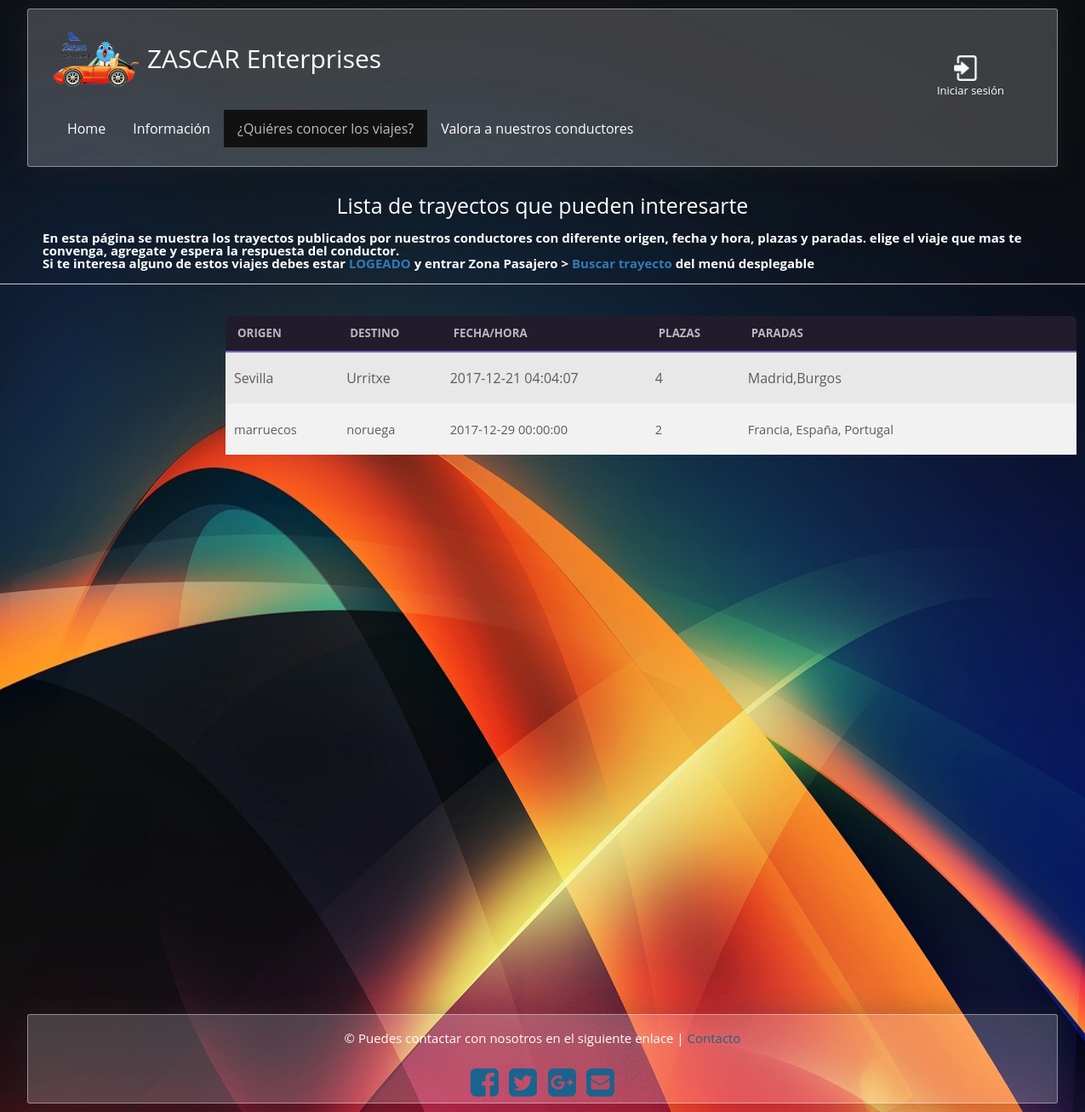
The app's page /controlador/controlador_listar_trayectos.php, older data.
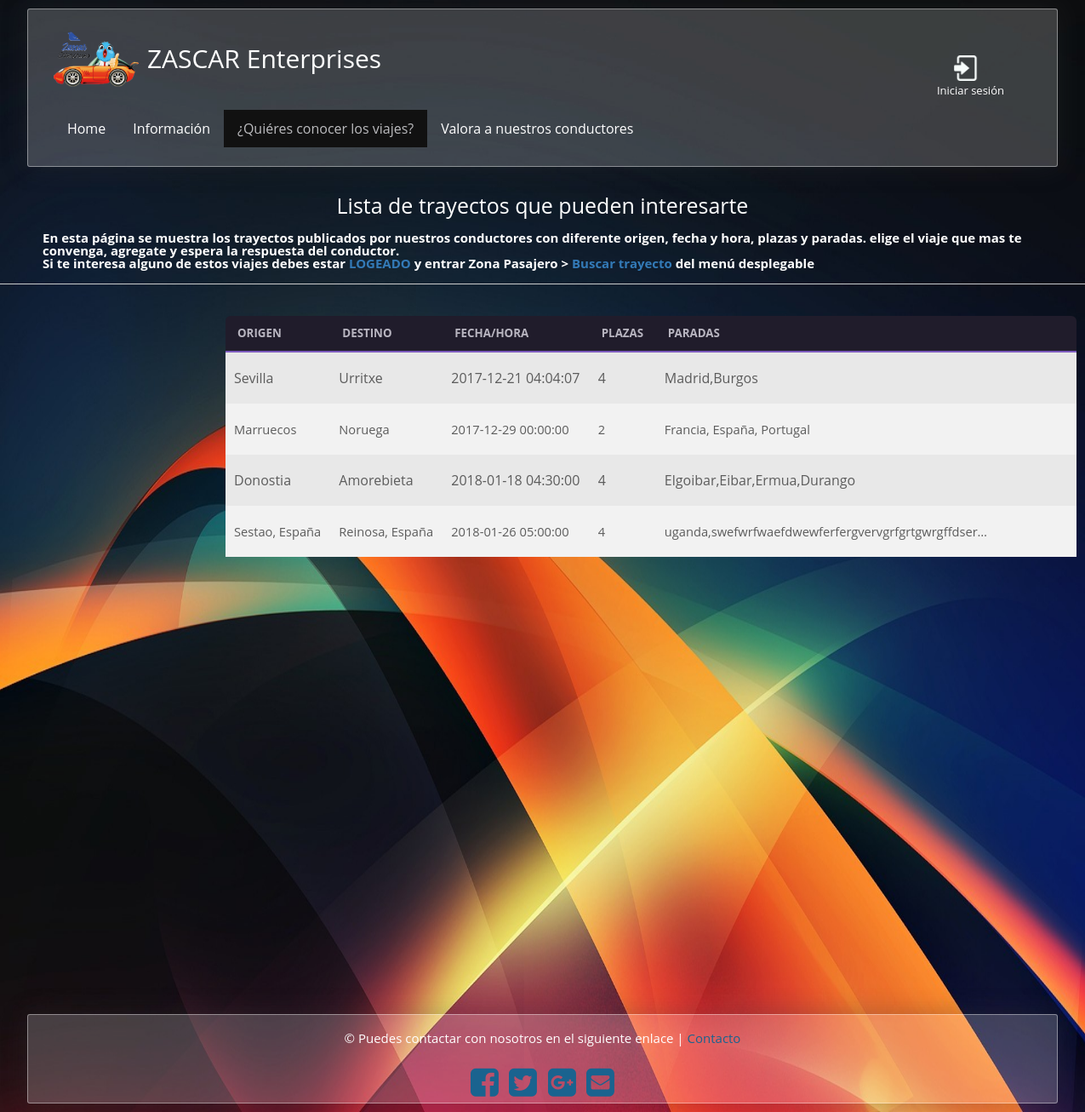
The same page, newer data.
### tables this page shows
CREATE TABLE `trayecto` (
  `idtrayecto` int(11) NOT NULL,
  `origen` varchar(40) NOT NULL,
  `destino` varchar(40) NOT NULL,
  `fecha_hora` datetime NOT NULL,
  `plazas` int(2) NOT NULL,
  `paradas` varchar(200) NOT NULL,
  `idusuario` int(11) NOT NULL
);

### controlador/controlador_listar_trayectos.php (called while the page is built)
<?php
 require_once("../modelo/trayectos.php");
$lista = new Trayectos();
$pd = $lista->listar_trayectos();
require_once("../vista/listarTrayectos.php");
?>

### conector/conector.php (called while the page is built)
<?php
class Conectar {
    public static function conexion() {
        $localhost = 'localhost';
        $usuario = 'root';
        $contrasena = '';
        $bbdd = 'zascar';
        $link = mysqli_connect($localhost, $usuario, $contrasena, $bbdd);
        $link->query("SET NAMES 'utf8'");
        return $link;
    }
}

### modelo/trayectos.php (called while the page is built, shortened)
<?php
require_once '../conector/conector.php';
class trayectos {
    private $link;
    private $usuario;
    public function __construct() {
        $this->link = Conectar::conexion();
        $this->usuario = array();
    }
    public function listar_trayectos() {
        $sql = "CALL listarTrayecto()";
        $consulta = $this->link->query($sql);
        while ($row = mysqli_fetch_array($consulta, MYSQLI_ASSOC)) {
            $this->usuario[] = $row;
        }
        return $this->usuario;
    }
}
?>

### vista/listarTrayectos.php (the view, shortened to what this page needs)
<!doctype html>
<html lang="en">
    <head>
        <link rel="stylesheet" href="https://maxcdn.bootstrapcdn.com/bootstrap/3.3.7/css/bootstrap.min.css">
        <link rel="stylesheet" href="../css/style.css">
    </head>
    <body>
        <header>
            <div id="logo"><img src="../img/logo.png">ZASCAR Enterprises
                <?php
                $now = time();
                if (isset($_SESSION['loggedin']) && $_SESSION['loggedin'] == true && $now < $_SESSION['expire']) {
                    echo "<a  href='../controlador/logout.php'><img class='login-img' src='../img/logoutbutton.png'/></a>";
                    echo "<p style='color:white;'>Bienvenido, ";
                    echo "<font color = 'orange'><a  href='../vista/miCuenta.php' style='color:orange;'>";
                    echo ($_SESSION['username']);
                    echo"</font></a>";
                    echo "</p>";
                } else {
                    echo"<a  href='../vista/login.php'><img class='login-img' src='../img/loginbutton.png'/></a>";
                    echo "<p>Iniciar sesión</p>";
                }
                ?>
            </div>
            <br>
            <br>
            <nav>
                <ul>
                    <li><a href="../index.php">Home</a></li>
                    <li><a href="../vista/informacion.php">Información</a></li>
                    <li><a href="#" class="active">¿Quiéres conocer los viajes?</a></li>
                    <li><a href="../vista/valorarConductores.php">Valora a nuestros conductores</a></li>
                </ul>
            </nav>
        </header>
        <br>
        <br>
        <h1 align="center">Lista de trayectos que pueden interesarte</h1>
        <br>
        <p><strong class="strindex">En esta página se muestra los trayectos publicados por nuestros conductores
            con diferente origen, fecha y hora, plazas y paradas. elige el viaje que mas te convenga, agregate y espera
            la respuesta del conductor.<p>
                Si te interesa alguno de estos viajes debes estar <strong><a href="../vista/login.php">LOGEADO</a></strong> y entrar Zona Pasajero > <strong><a href="../vista/buscarTrayectos.php"> Buscar trayecto </a></strong> del menú desplegable
            </strong> </p>
        <hr>
        <div class="margeneslista">
            <div class="container">
                <div class="listWrap">
                    <ul class="list tabla-listar" >
                        <li>
                            <span>Origen</span>
                            <span>Destino</span>
                            <span>Fecha/Hora</span>
                            <span>Plazas</span>
                            <span>Paradas</span>
                            <span></span>
                        </li>
                        <?php
                        foreach ($pd as $trayecto) {
                            ?>
                            <li>
                                <span class="tabla-campos"><?php echo $trayecto["origen"]; ?></span>
                                <span class="tabla-campos"><?php echo $trayecto["destino"]; ?></span>
                                <span><?php echo $trayecto["fecha_hora"]; ?></span>
                                <span><?php echo $trayecto["plazas"]; ?></span>
                                <span class="tabla-campos"><?php echo $trayecto["paradas"]; ?></span>
                                <span><p></span>
                                <span><p></span>
                                <span><p></span>
                            </li>
                            <?php
                        }
                        ?>
                    </ul>
                </div>
            </div>
        </div>
     <footer>
            <p>&copy; Puedes contactar con nosotros en el siguiente enlace | <a href="contacto.php">Contacto</a>
            <div class="">
                <link href="//maxcdn.bootstrapcdn.com/font-awesome/4.1.0/css/font-awesome.min.css" rel="stylesheet">
                <a href="https://www.facebook.com"><i id="social-fb" class="fa fa-facebook-square fa-3x social"></i></a>
                <a href="https://twitter.com"><i id="social-tw" class="fa fa-twitter-square fa-3x social"></i></a>
                <a href="https://plus.google.com"><i id="social-gp" class="fa fa-google-plus-square fa-3x social"></i></a>
                <a href="mailto:pepa_la@cerda.com"><i id="social-em" class="fa fa-envelope-square fa-3x social"></i></a>
            </div>
    </footer>
    </body>
</html>

Row changes from the older to the newer data that the page shows:
changed trayecto "Francia, España, Portugal": origen "marruecos" → "Marruecos"; destino "noruega" → "Noruega"
added trayecto: origen "Donostia", destino "Amorebieta", fecha_hora "2018-01-18 04:30:00", plazas "4", paradas "Elgoibar,Eibar,Ermua,Durango"
added trayecto: origen "Sestao, España", destino "Reinosa, España", fecha_hora "2018-01-26 05:00:00", plazas "4", paradas "uganda,swefwrfwaefdwewferfergvervgrfgrtgwrgffdser…"
